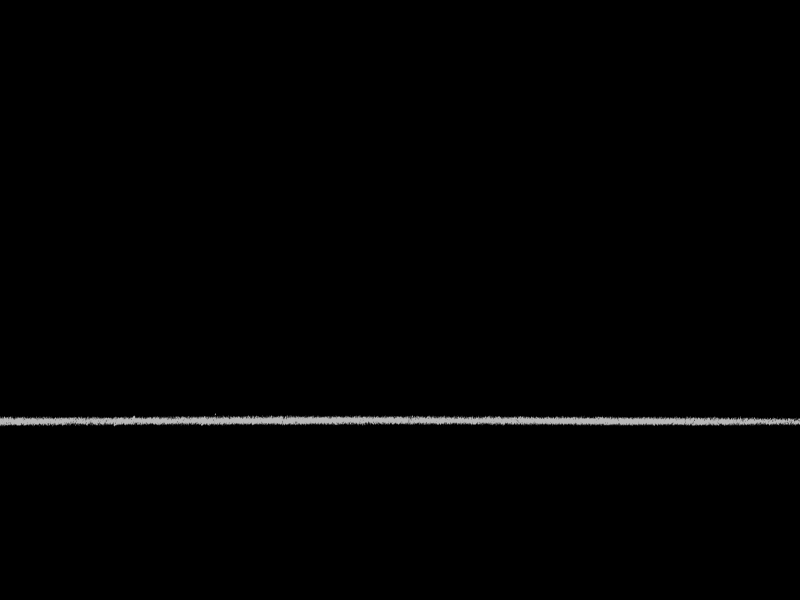
%> input picture img_procs/frame_0905_113809.bmp, 800 x 600 px
$ octave Untitled_.m   (GNU Octave 9; MATLAB toolbox functions it lacks are replaced by stand-ins)
%> lines starting %> are read from the running program, lines starting %| are printed output that depends on the picture
clc;
clear;


A = imread('frame_0905_113809.bmp');
%> A is the input picture: size 600x800 uint8; min 0, max 185, mean 2
RES = zeros(800);
for i = 1:800
    val = 0.0;
    val_i = 0.0;
    for j = 1:600
        val = val + double(A(j,i));
        val_i = val_i + double(A(j,i)*j);
    end
    RES(i) = val_i/val;
end
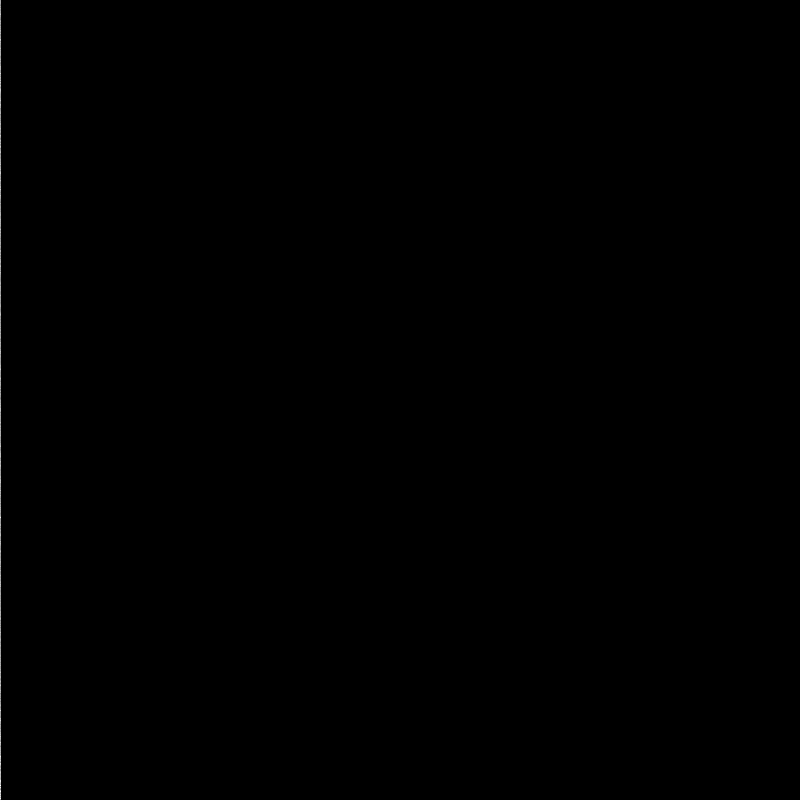
%> RES: size 800x800 double; min 0, max 3.11, mean 0.00256; drawn with min black and max white

plot(RES);
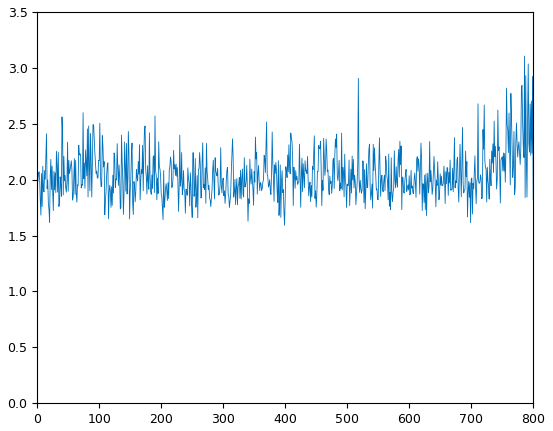
%> figure redrawn from the program's plot data; curve peaks at x = 786, y = 3.11
